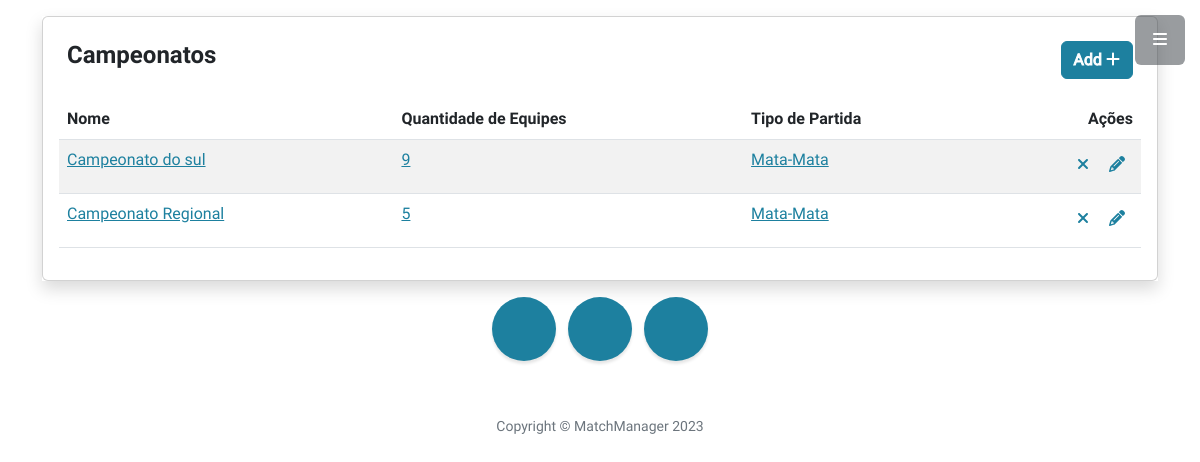
The page /campeonatos/ (signed in) on the database as committed earlier.
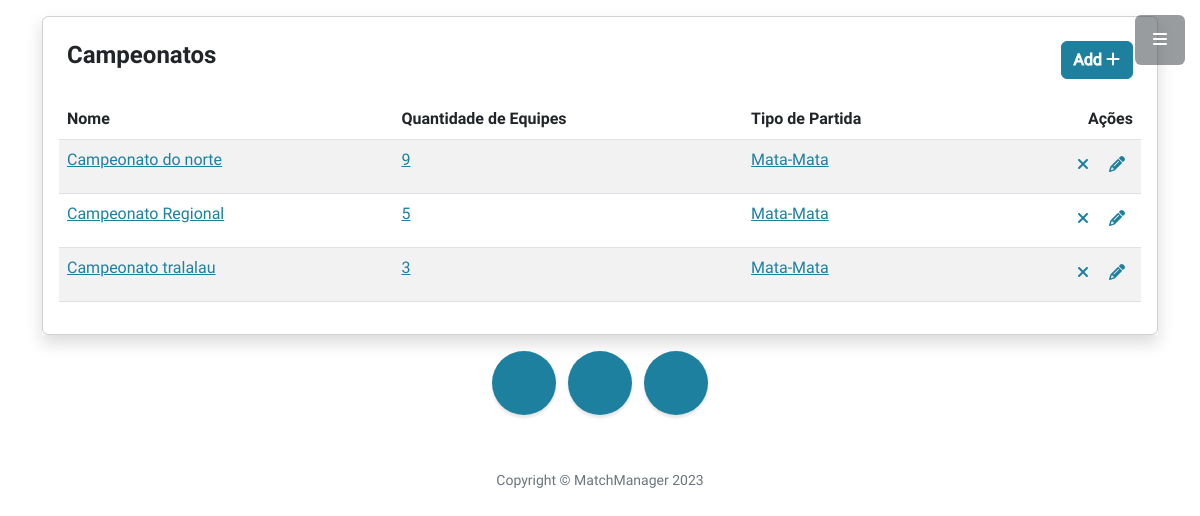
The same page on the database as committed later.
### Campeonato/models.py (models this page shows, shortened)
class Campeonato(models.Model):
    TIPOS =(
        ("1", "Ponto Corrido"),
        ("2", "Mata-Mata"),
        ("3", "Fase de Grupo/Mata-Mata"))
    nome = models.CharField(max_length=200, verbose_name= 'Nome', null= True )
    qtdequipe = models.IntegerField( verbose_name= 'Quantidade de equipes', null= True )
    tipopartida = models.CharField(max_length=1,choices=TIPOS, verbose_name= 'Tipo de partida', null= True )

### Campeonato/views.py (the view)
# urls.py: path('', views.listar, name='listar'),
def listar(request):
    Campeonatos = Campeonato.objects.all()
    context = {
        "campeonatos": Campeonatos
    }
    return render(request, 'campeonatos/listar.html', context)

### Templates/campeonatos/listar.html
{% extends '_base.html' %}
{% load static %}
{% block content %}
<div class="mx-auto">
    <div class="col-lg-12 shadow mt-3">
    <div class="card">
        <div class="card-body">
            <div class="card-title">
                <div class= "d-flex flex-row">
                <h4 class="p-2 col-lg-4">Campeonatos</h4>
                <div class=" p-2 col-lg-8 d-grid gap-2 d-md-flex justify-content-md-end">
                    {% if request.user.is_authenticated %}
                        <a href="/campeonatos/criar/"><button type="button" class="btn mb-1 btn-primary ">
                            Add <span class="btn-icon-right"><i class="fa fa-plus"></i></span>
                        </button></a>
                        {%endif%}
                    </div>
                </div>
            </div>
            <div class="table-responsive">
                <table class="table table-striped ">
                    <thead>
                        <tr>
                            <th>Nome</th>
                            <th>Quantidade de Equipes</th>
                            <th>Tipo de Partida</th>
                            <th style="text-align:right">Ações</th>
                        </tr>
                    </thead>
                    <tbody>
                    {% if campeonatos %}
                    {% for p in campeonatos %}
                        <tr>
                            <td><a href="/campeonatos/{{ p.id }}/"class="text-primary">{{ p.nome }}</a></td>
                            <td><a href="/campeonatos/{{ p.id }}/"class="text-primary">{{ p.qtdequipe }}</a></td>
                            <td><a href="/campeonatos/{{ p.id }}/"class="text-primary">{{ p.tipopartida }}</a></td>
                            <td style="text-align:right">
                                {% if request.user.is_authenticated %}
                                <span>
                                    <a href="/campeonatos/excluir/{{ p.id }}/" data-toggle="tooltip" data-placement="top" title="" data-original-title="Close"><i class="fa fa-close color-danger m-2"></i></a>
                                    <a href="/campeonatos/editar/{{ p.id }}/" data-toggle="tooltip" data-placement="top" title="" data-original-title="Edit"><i class="fa fa-pencil color-muted m-r-5 m-2"></i> </a>
                                    </span>
                                    {% else %}
                                    <a> Você não está autorizado a realizar ações nessa lista </a>
                                {% endif %}
                                </td>
                        </tr>
                        {%endfor%}
                    {% else %}
                                    <p>Não há registro de campeonatos.</p>
                    {%endif%}
                </tbody>
                </table>
            </div>
        </div>
    </div>
</div>
</div>
{%endblock%}

Rows that differ between the two databases and show on the page:
changed Campeonato: nome "Campeonato do sul" → "Campeonato do norte"
added Campeonato: nome "Campeonato tralalau", qtdequipe "3", tipopartida "Mata-Mata"
